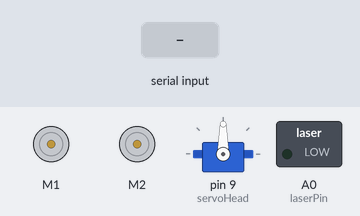
Recording of a sketch running on a simulated Arduino Uno, built with avr-gcc and run on an emulated ATmega328P. On the bench: 2 × DC motor (green arrow = forward, orange = backward, longer = faster), servo, switched loads named in the sketch (green lamp = pin HIGH). Inputs (shaded band) come from the test bench.

Above: at 1.2 s.
1.3 s: "30,150\n" received over Serial
At 2.2 s:
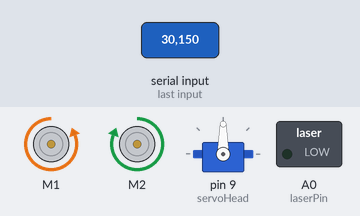
2.8 s: "200\n" received over Serial
At 3.2 s:
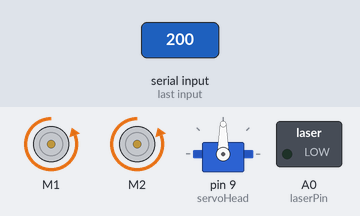
4.3 s: "5\n" received over Serial
At 5.5 s:
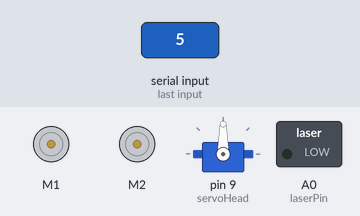
Timing chart, 0 to 7.3 s (numbered marks = the images above; inputs shaded):
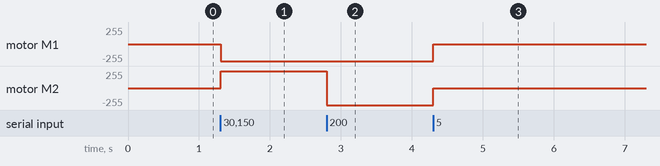

The sketch:

robot_arduino.ino
```cpp
#include <Servo.h>
#include <AFMotor.h>

AF_DCMotor motorL(1);
AF_DCMotor motorR(2);

Servo servoHead;
const int laserPin = A0;

const int CMD_FORWARD   = 1;
const int CMD_BACKWARD  = 2;
const int CMD_LEFT      = 3;
const int CMD_RIGHT     = 4;
const int CMD_STOP      = 5;
const int CMD_HEAD      = 6;
const int CMD_LASER_ON  = 7;
const int CMD_LASER_OFF = 8;

const int CMD_GUN_LEFT  = 9;
const int CMD_GUN_RIGHT = 0;

const int len = 80;
char buf[len];
int readLen = 0;

int pos = 90;

void setup() {
  Serial.begin(9600);
  motorL.setSpeed(255);
  motorR.setSpeed(255);

  servoHead.attach(9);
  servoHead.write(pos);

  //this will allow the parseInt to read faster and
  //the arduino board will responsd faster
  Serial.setTimeout(10);

  pinMode (laserPin, OUTPUT);
}

void loop() {
  if(!Serial.available()) {
    return;
  }

  readLen = Serial.readBytesUntil('\n', buf, len);

  if(readLen <= 0) {
    return;
  }

  int cmd = buf[0] - '0';

    /*for(int i=0; i<readLen; ++i) {
      Serial.println(buf[i]);
    }*/


  switch(cmd) {
    case CMD_FORWARD:
    moveForward();
    break;

    case CMD_BACKWARD:
    moveBackward();
    break;

    case CMD_LEFT:
    moveLeft();
    break;

    case CMD_RIGHT:
    moveRight();
    break;

    case CMD_STOP:
    stopMotors();
    break;

    case CMD_LASER_ON:
    digitalWrite (laserPin, HIGH);
    break;

    case CMD_LASER_OFF:
    digitalWrite (laserPin, LOW);
    break;

    /*case CMD_HEAD:
    String str = String(buf).substring(2, readLen);
    if(!str.equals("_") && !str.equals("") && !str.equals(" ")) {
      //int pos = str.toInt();
      //Serial.println(pos);
      //servoHead.write(pos);
    }
    break;*/

    case CMD_GUN_LEFT:
    if(pos > 0) {
      pos -= 5;
      servoHead.write(pos);
    }
    break;

    case CMD_GUN_RIGHT:
    if(pos < 180) {
      pos += 5;
      servoHead.write(pos);
    }
    break;
  }

}

void moveForward() {
  motorL.run(FORWARD);
  motorR.run(FORWARD);
}

void moveBackward() {
  motorL.run(BACKWARD);
  motorR.run(BACKWARD);
}

void moveLeft() {
  motorL.run(BACKWARD);
  motorR.run(FORWARD);
}

void moveRight() {
  motorR.run(BACKWARD);
  motorL.run(FORWARD);
}

void stopMotors() {
  motorR.run(RELEASE);
  motorL.run(RELEASE);
}
```

Measured:
- after the input at 1.3 s, motor M1: stopped → backward 255/255 at once; motor M2: stopped → forward 255/255 at once
- after the input at 2.8 s, motor M2: forward 255/255 → backward 255/255 at once
- after the input at 4.3 s, motor M1, motor M2: backward 255/255 → stopped at once
